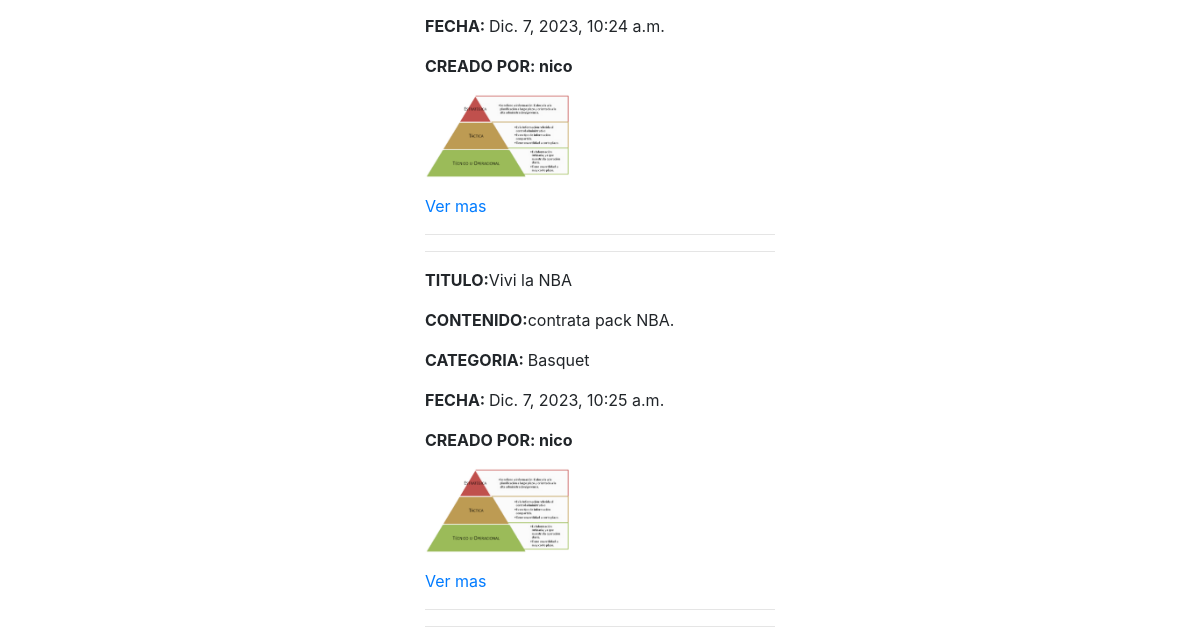
The page /noticias/ (lower part) on the database as committed earlier.
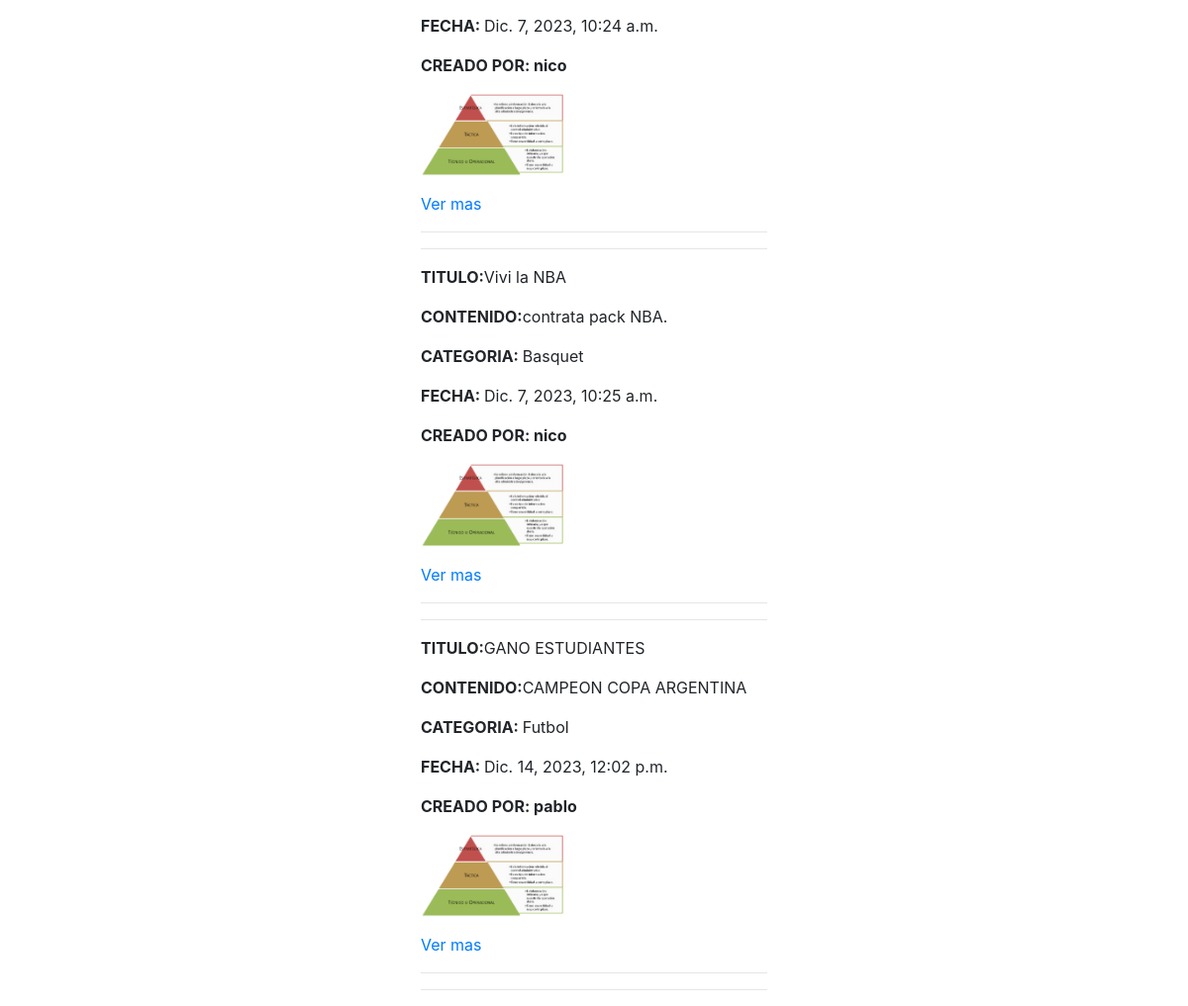
The same page on the database as committed later.
### apps/noticias/models.py (models this page shows, shortened)
class Noticia(models.Model):
	creado = models.DateTimeField(
		'creado',
		auto_now_add=True
	)
	modificado = models.DateTimeField(
		'modificado',
		auto_now=True
	)
	titulo = models.CharField(max_length = 250)
	contenido = models.TextField()
	imagen = models.ImageField(upload_to = 'noticias')
	categoria = models.ForeignKey(Categoria, on_delete = models.CASCADE)
	usuario = models.ForeignKey(User, on_delete = models.CASCADE)

class Categoria(models.Model):
	nombre = models.CharField(max_length = 100)
	def __str__(self):
		return self.nombre

### apps/noticias/views.py (the view)
# urls.py: path('', views.Home_Noticias, name="h_noticias"),
def Home_Noticias(request):
	contexto = {}
	cat = Categoria.objects.all()
	contexto['categorias'] = cat
	filtro = request.GET.get('categoria',None)
	orden = request.GET.get('orden',None)
	if not filtro or filtro == '0':
		todas = Noticia.objects.all()
	else:
		categoria_seleccionada = Categoria.objects.get(pk = filtro)
		todas = Noticia.objects.filter(categoria = categoria_seleccionada)
	if orden=="asc":
		todas = todas.order_by('creado')
	elif orden == 'dsc':
		todas = todas.order_by('-creado')
	contexto['noticias'] = todas
	return render(request, 'noticias/home_noticias.html', contexto)

### templates/noticias/home_noticias.html (shortened to what this page needs)
{% extends 'base.html' %}
{% block contenido %}
<div class="container">
	<div class="row" style="padding-top: 100px;">
	<div class="col-md-4">
	</div>
	<div class="col-md-4">
		{% for n in noticias %}
			<div>
				<p><strong>TITULO:</strong>{{n.titulo}}</p>
				<p><strong>CONTENIDO:</strong>{{n.contenido}}</p>
				<p><strong>CATEGORIA: </strong>{{n.categoria}}</p>
				<p><strong>FECHA: </strong>{{n.creado}}</p>
				<p><strong>CREADO POR: {{n.usuario}}</strong></p>
				<a href="{% url 'noticias:detalle_noticia' n.pk %}">
				<p><img src="{{n.imagen.url}}" width="150px"></p>
				</a>
				<a href="{% url 'noticias:detalle_noticia' n.pk %}">Ver mas</a>
			</div><hr><hr>
		{% endfor %}
	</div>
	<div class="col-md-4">
	</div>
	</div>
</div>
{% endblock contenido %}

### templates/base.html (shortened to what this page needs)
{% load static %}
<!DOCTYPE html>
<html>
<head>
	<link rel="stylesheet" type="text/css" href="{% static 'css/main.css' %}">
	<link rel="stylesheet" type="text/css" href="{% static 'css/bootstrap.css' %}">
</head>
<body>
		<br><br><br><br>
	{% block contenido %}
	{% endblock contenido %}
</body>
</html>

Rows that differ between the two databases and show on the page:
added Noticia: titulo "GANO ESTUDIANTES", contenido "CAMPEON COPA ARGENTINA", categoria "Futbol", creado "Dic. 14, 2023, 12:02 p.m.", usuario "pablo", imagen (picture)
